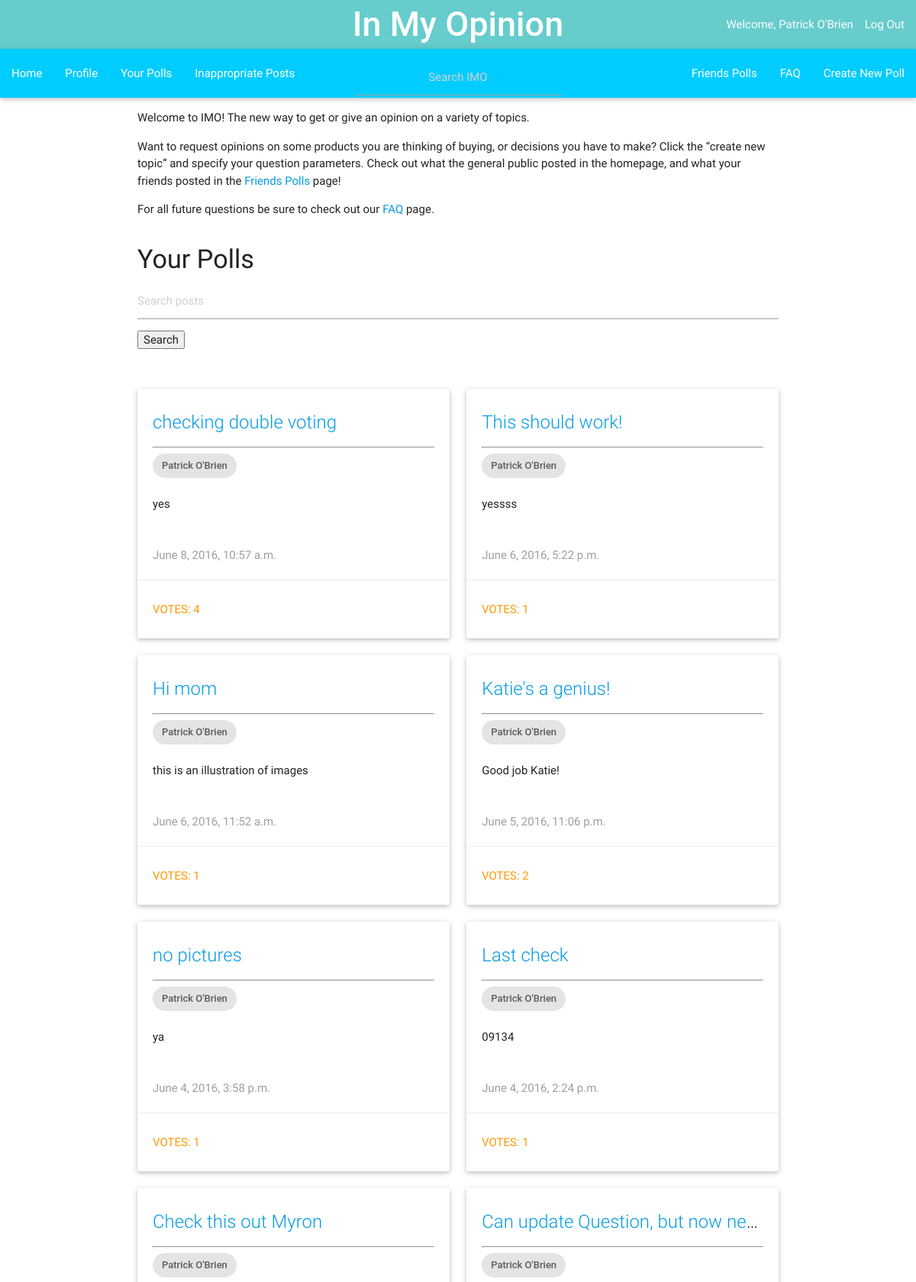
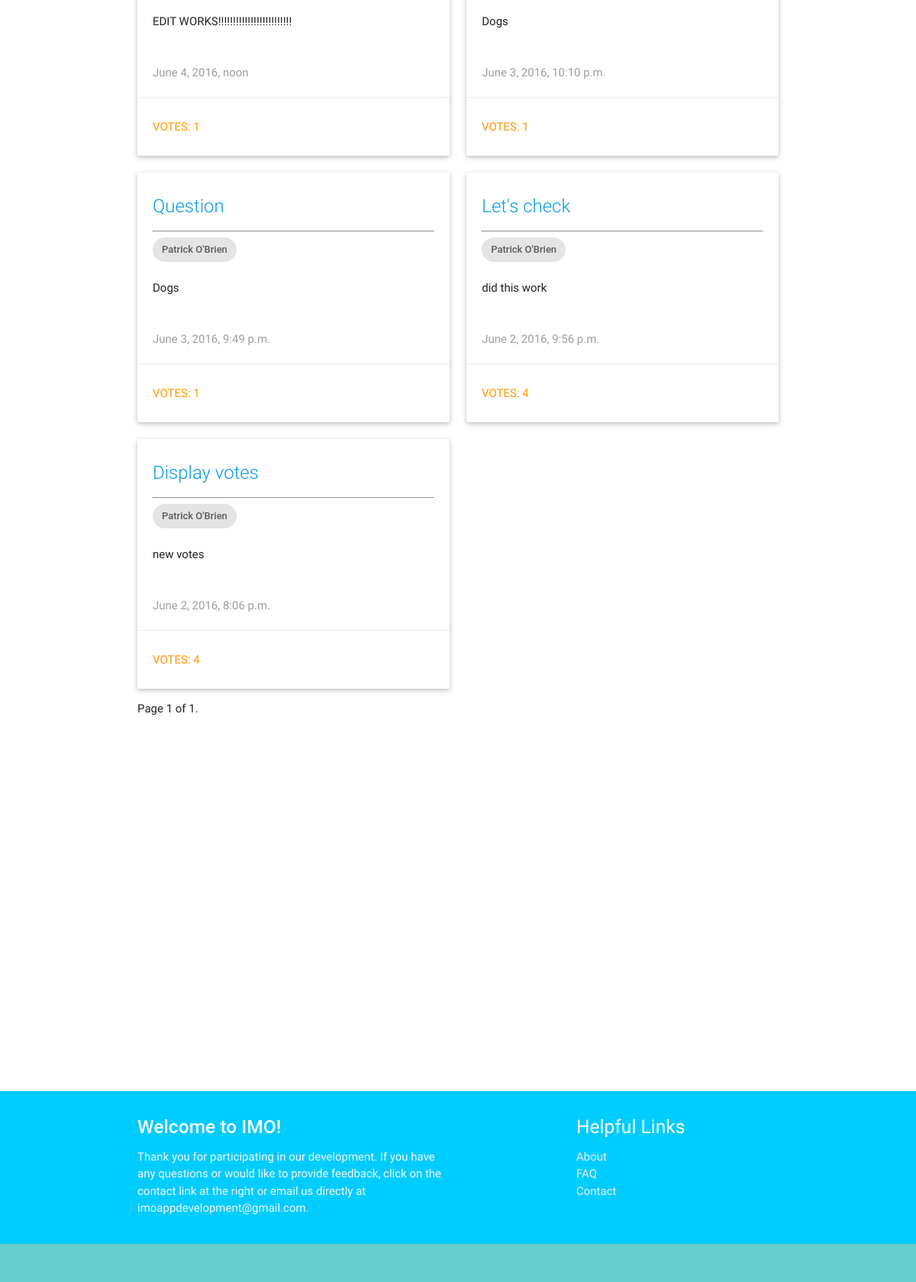
Screenshot of /imo_app/your_posts/ (signed in) with the database file from the repository (2 pictures, top to bottom).
### imo_app/models.py (models this page shows, shortened)
class Question(models.Model):
    author = models.ForeignKey(UserProfile, on_delete=models.CASCADE)
    author_name = models.CharField(max_length=200, default='')
    question_text = models.CharField(max_length=200)
    description = models.TextField(default = '')
    category = models.CharField(max_length=50, default='')
    pub_date = models.DateTimeField('date published')
    choice1 = models.CharField(null=True, blank=True, default = '', max_length = 200)
    image1 = models.ImageField(null=True, blank=True)
    choice2 = models.CharField(null=True, blank=True, default = '', max_length = 200)
    image2 = models.ImageField(null=True, blank=True)
    choice3 = models.CharField(null=True, blank=True, default = '', max_length = 200)
    image3 = models.ImageField(null=True, blank=True)
    total_votes = models.IntegerField(default = 1)
    inappropriate = models.IntegerField(default=0)
    class Meta:
        ordering = ['-pub_date']

class UserProfile(models.Model):
    user = models.OneToOneField(User)
    name = models.CharField(max_length=200, default='')
    gender = models.CharField(default='', blank=True, max_length=15)
    picture = models.ImageField(blank=True, null=True, default='')
    birthday = models.DateField(blank=True, null=True)
    about = models.TextField(null = True, blank = True, default='')
    motto = models.CharField(max_length=200, null = True, blank=True, default='')
    total_friends = models.IntegerField(default=0)
    inappropriate = models.IntegerField(default=0)
    sponsor = models.BooleanField(default=False)
    verification = models.BooleanField(default=False)
    activation_key = models.CharField(max_length=100, default='')

### imo_app/views.py (the view)
@login_required
def your_posts(request):
    current_user = request.user
    author = UserProfile.objects.get(id=current_user.id)
    q_list = Question.objects.filter(author=author)
    if request.GET.get("q"):
        query = request.GET.get("q")
        q_list = search_bars(q_list, query)
    paginator = Paginator(q_list, 12) # Show 25 contacts per page
    page = request.GET.get('page')
    try:
        q = paginator.page(page)
    except PageNotAnInteger:
        q = paginator.page(1)
    except EmptyPage:
        q = paginator.page(paginator.num_pages)
    context = {'q_all': q, 'current_user': current_user}
    return render(request, 'imo_app/your_posts.html', context)

### imo_app/templates/imo_app/your_posts.html (shortened to what this page needs)
{% extends "imo_app/base.html" %}
{% block content %}
  <div class="row">
    <div class="col m12">
      <p>Welcome to IMO!  The new way to get or give an opinion on a variety of topics.</p>
      <p>Want to request opinions on some products you are thinking of buying, or decisions you have to make?
        Click the “create new topic” and specify your question parameters.  Check out what the general public posted
        in the homepage, and what your friends posted in the <a href="{% url 'imo_app:friends_polls' %}">Friends Polls</a> page!</p>
      <p>For all future questions be sure to check out our <a href="{% url 'imo_app:faq' %}">FAQ</a> page.</p>
    </div>
  </div>
      <h4>Your Polls</h4>
      <div class="row">
        <div class="col m12">
        <form method='GET' action=''>
        <input type='text' name='q' placeholder='Search posts' value='{{ request.GET.q }}' />
        <input type='submit' value='Search' />
        </form>
        <br></br>
      </div>
        {% for i in q_all %}
          <div class="col m6">
            <div class="card" >
              <div class="card-content">
                <span class="card-title truncate"><a href="{% url 'imo_app:detail' i.id %}">{{ i.question_text }}</a></span>
                <hr></hr>
                <div class="chip">
                  {{ i.author.user.first_name}} {{ i.author.user.last_name}}
                </div>
                <br></br>
                <p class="truncate">{{ i.description }}</p>
                <br></br>
                <p class="grey-text">{{ i.pub_date }}</p>
              </div>
              <a href="{% url 'imo_app:detail' i.id %}"><div class="orange-text waves-effect waves-teal card-action btn-flat" style="width:100%; height: 100%">
              {% if i.total_votes < 1 %}
              Votes: 0
              {% else %}
              Votes: {{ i.total_votes }}
              {% endif %}
              </div></a>
            </div>
          </div>
        {% endfor %}
        <div class="col s12">
        <div class="pagination">
            <span class="step-links">
                <span class="current">
                    Page {{ q_all.number }} of {{ q_all.paginator.num_pages }}.
                </span>
            </span>
        </div>
      </div>
    </div>
    <br></br>
    <br></br>
    <br></br>
    <br></br>
    <br></br>
    <br></br>
    <br></br>
{% endblock content %}

### imo_app/templates/imo_app/base.html (shortened to what this page needs)
<!DOCTYPE html>
{% load staticfiles %}
<html>
  <head>
    <link rel="stylesheet" type="text/css" href="{% static 'imo_app/css/imo.css' %}" />
    <link rel="stylesheet" type="text/css" href="{% static 'materialize/css/materialize.min.css' %}" />
  </head>
  <body>
  <div class = "navbar-fixed">
    <nav>
      <div class="nav-wrapper" style="background-color: #66CCCC">
      <ul class="right hide-on-med-and-down">
        <a href = "{% url 'imo_app:index' %}" class="brand-logo center" style="font-size: 45px"><strong>In My Opinion</strong></a>
        {% if user.is_authenticated %}
          <li>Welcome, {{ user.first_name }} {{user.last_name}}</li>
          <li><a href = "{% url 'imo_app:user_logout' %}">Log Out</a></li>
        {% else %}
            <li><a href = "{% url 'imo_app:view_registration' %}" style='width:100px'>Register</a></li>
            <li><a href = "{% url 'imo_app:view_login' %}" style='width:100px'>Login</a></li>
          </ul>
        {% endif %}
      </div>
    </div>
    <div class = "navbar-fixed">
    <nav>
        <div class="nav-wrapper" style="background-color: #00CCFF">
          {% if user.is_authenticated %}
          <a class="brand-logo center">
          <form action="{% url 'imo_app:search' %}" method="GET">
          <input type='text' style="width: 270px" class = "center-align" name='a' placeholder='Search IMO' value='{{ request.GET.a }}'  />
          </form>
          </a>
          {% endif %}
          {% if user.is_authenticated %}
          <ul id="nav-mobile" class="left hide-on-med-and-down" size="250%">
            <li><a href="{% url 'imo_app:index' %}">Home</a></li>
            <li><a href="{% url 'imo_app:profile' %}">Profile</a></li>
            <li><a href="{% url 'imo_app:your_posts' %}">Your Polls</a></li>
            {% if user.is_superuser %}
            <li><a href="{% url 'imo_app:inappropriate' %}">Inappropriate Posts</a></li>
            {% endif %}
          </ul>
          <ul id="nav-mobile" class="right hide-on-med-and-down">
            <li><a href="{% url 'imo_app:friends_polls' %}">Friends Polls</a></li>
            <li><a href="{% url 'imo_app:faq' %}">FAQ</a></li>
            <li><a href="{% url 'imo_app:view_newentry' %}">Create New Poll</a></li>
          {% endif %}
          </ul>
        </div>
      </nav>
    </div>
    <div class="container">
      {% block content %}
      {% endblock %}
      <br></br>
      <br></br>
      <br></br>
    </div>
    <footer class="page-footer" style="background-color: #00CCFF">
      <div class="container" >
        <div class="row">
          <div class="col l6 s12">
            <h5 class="white-text"><strong>Welcome to IMO!</strong></h5>
            <p class="grey-text text-lighten-4">Thank you for participating in our development.
            If you have any questions or would like to provide feedback,
            click on the contact link at the right or email us directly at imoappdevelopment@gmail.com.</p>
          </div>
          <div class="col l4 offset-l2 s12">
            <h5 class="white-text">Helpful Links</h5>
            <ul>
              <li><a class="grey-text text-lighten-3" href="{% url 'imo_app:about' %}">About</a></li>
              <li><a class="grey-text text-lighten-3" href="{% url 'imo_app:faq' %}">FAQ</a></li>
              <li><a class="grey-text text-lighten-3" href="mailto:imoappdevelopment@gmail.com">Contact</a></li>
            </ul>
          </div>
        </div>
      </div>
      <div class="footer-copyright" style="background-color: #66CCCC">
      </div>
    </footer>
  </body>
</html>

### rows the page displays
Question: question_text "checking double voting", author.user.first_name "Patrick", author.user.last_name "O'Brien", description "yes", pub_date "June 8, 2016, 10:57 a.m.", total_votes "4"
Question: question_text "This should work!", author.user.first_name "Patrick", author.user.last_name "O'Brien", description "yessss", pub_date "June 6, 2016, 5:22 p.m.", total_votes "1"
Question: question_text "Hi mom", author.user.first_name "Patrick", author.user.last_name "O'Brien", description "this is an illustration of images", pub_date "June 6, 2016, 11:52 a.m.", total_votes "1"
Question: question_text "Katie's a genius!", author.user.first_name "Patrick", author.user.last_name "O'Brien", description "Good job Katie!", pub_date "June 5, 2016, 11:06 p.m.", total_votes "2"
Question: question_text "no pictures", author.user.first_name "Patrick", author.user.last_name "O'Brien", description "ya", pub_date "June 4, 2016, 3:58 p.m.", total_votes "1"
Question: question_text "Last check", author.user.first_name "Patrick", author.user.last_name "O'Brien", description "09134", pub_date "June 4, 2016, 2:24 p.m.", total_votes "1"
Question: question_text "Check this out Myron", author.user.first_name "Patrick", author.user.last_name "O'Brien", description "EDIT WORKS!!!!!!!!!!!!!!!!!!!!!!!!!", pub_date "June 4, 2016, noon", total_votes "1"
Question: question_text "Can update Question, but now ne…", author.user.first_name "Patrick", author.user.last_name "O'Brien", description "Dogs", pub_date "June 3, 2016, 10:10 p.m.", total_votes "1"
Question: question_text "Question", author.user.first_name "Patrick", author.user.last_name "O'Brien", description "Dogs", pub_date "June 3, 2016, 9:49 p.m.", total_votes "1"
Question: question_text "Let's check", author.user.first_name "Patrick", author.user.last_name "O'Brien", description "did this work", pub_date "June 2, 2016, 9:56 p.m.", total_votes "4"
Question: question_text "Display votes", author.user.first_name "Patrick", author.user.last_name "O'Brien", description "new votes", pub_date "June 2, 2016, 8:06 p.m.", total_votes "4"

### other values shown
{{ user.first_name }} "Patrick"
{{ user.last_name }} "O'Brien"
{{ q_all.number }} "1"
{{ q_all.paginator.num_pages }} "1"
